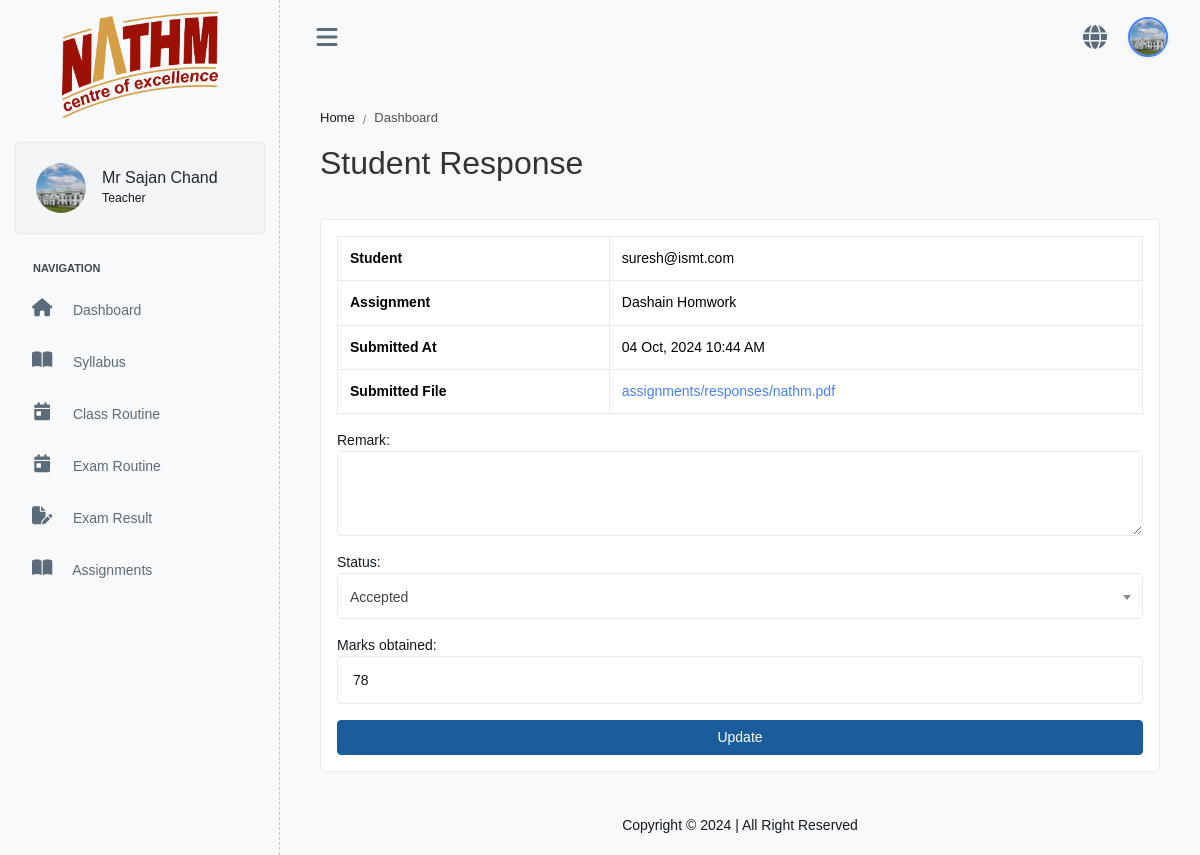
Screenshot of /teacher/assignments/1/responses/view/1/ (signed in) with the database file from the repository.
### userauth/models.py (models this page shows, shortened)
class User(AbstractUser):
    title = models.CharField(max_length=255, null=True, blank=True)
    email = models.EmailField(unique=True)
    username = models.CharField(max_length=100)
    first_name = models.CharField(max_length=100)
    middle_name = models.CharField(max_length=100, blank=True, null=True)
    last_name = models.CharField(max_length=100)
    profile_image = models.TextField(blank=True, null=True)
    role = models.CharField(max_length=100, choices=ROLE_CHOICES, default="student", null=True, blank=True)
    USERNAME_FIELD = "email"
    REQUIRED_FIELDS = ['username']
    objects = UserManager()
    def get_full_name(self):
        full_name = self.full_name_raw()
        return full_name if full_name else ""
    def full_name_raw(self):
        parts = [self.title or "", self.first_name or "", self.middle_name or "", self.last_name or ""]
        return " ".join(part for part in parts if part).strip()

### assignment/models.py (models this page shows, shortened)
class AssignmentSubmit(models.Model):
    STATUS = [
        ("pending", "Pending"),
        ("accepted", "Accepted"),
        ("rejected", "Rejected"),
    ]
    assignment = models.ForeignKey(Assignment, on_delete=models.CASCADE)
    student = models.ForeignKey('students.Student', on_delete=models.CASCADE)
    submission_date = models.DateTimeField(auto_now_add=True)
    file = models.FileField(null=True, blank=True, upload_to="assignments/responses/")
    marks_obtained = models.IntegerField(default=0)
    remark = models.TextField(null=True, blank=True)
    status = models.CharField(choices=STATUS, max_length=100, default="pending")

class Assignment(models.Model):
    section = models.ManyToManyField(Sections, related_name="assignments")
    module = models.ForeignKey(Modules, on_delete=models.CASCADE)
    title = models.CharField(max_length=255)
    description = models.TextField(null=True, blank=True)
    file = ImagePickerField(null=True, blank=True)
    total_marks = models.IntegerField(default=100)
    due_date = models.DateField()
    def __str__(self):
        return self.title

### students/models.py (models this page shows, shortened)
class Student(models.Model):
    PAYMENT_BY = [
        ('STUDENT', 'Student'),
        ('PARENT', 'Parent/Guardian'),
        ('COMPANY', 'Company'),
        ('OTHER', 'Government/International Agency'),
    ]
    WHY_US = [
        ('REPUTATION', 'Good brand Reputation'),
        ('LOCATION', 'Location'),
        ('COURSE', 'Course/Mode/Flexibility'),
        ('VALUE', 'Value of Money'),
        ('OTHER', 'Other'),
    ]
    ABOUT_US = [
        ('ADVERTISING', 'Advertising'),
        ('EVENT', 'Event'),
        ('FRIENDS', 'Friend/Family/Colleague'),
        ('INTERNET', 'Internet Search'),
        ('MEDIAS', 'Social Media'),
        ('NEWS', 'News'),
        ('ALUMNI', 'Alumni'),
        ('OTHER', 'Other'),
    ]
    SHIFT = [
        ('MORNING', 'Morning'),
        ('AFTERNOON', 'Afternoon'),
        ('EVENING', 'Evening'),
    ]
    user = models.OneToOneField(User, on_delete=models.CASCADE)
    campus = models.ForeignKey(Campus, on_delete=models.CASCADE, null=True, blank=True)
    department = models.ForeignKey(Department, on_delete=models.CASCADE, null=True, blank=True)
    program = models.ForeignKey(Program, on_delete=models.CASCADE, null=True, blank=True)
    student_id = models.CharField(max_length=20, null=True, blank=True)
    team_id = models.CharField(max_length=50, null=True, blank=True)
    college_email = models.EmailField(null=True, blank=True, unique=True)
    commencing_term = models.TextField(null=True, blank=True)
    date_of_admission = models.DateField(null=True, blank=True, default=timezone.now)
    shift = models.CharField(max_length=50, choices=SHIFT, null=True, blank=True)
    admission_officer = models.TextField(null=True, blank=True)
    scholarship_details = models.CharField(max_length=100, null=True, blank=True)
    referred_by = models.CharField(max_length=100, null=True, blank=True)
    payment_by = models.CharField(choices=PAYMENT_BY, max_length=20, null=True, blank=True)
    organization = models.CharField(max_length=255, null=True, blank=True)
    authorize_person = models.CharField(max_length=255, null=True, blank=True)
    email = models.EmailField(max_length=100, null=True, blank=True)
    payment_address = models.ForeignKey(AddressInfo, on_delete=models.CASCADE, null=True, blank=True)
    annual_income = models.FloatField(null=True, blank=True)
    members_in_family = models.IntegerField(null=True, blank=True)
    father_occupation = models.CharField(max_length=100, null=True, blank=True)
    mother_occupation = models.CharField(max_length=100, null=True, blank=True)
    why_us = models.CharField(choices=WHY_US, max_length=20, default="REPUTATION", null=True, blank=True)
    why_us_other = models.TextField(null=True, blank=True)
    about_us = models.CharField(choices=ABOUT_US, max_length=20, default="FRIENDS", null=True, blank=True)
    about_us_other = models.TextField(max_length=255, null=True, blank=True)
    kiosk_id = models.CharField(max_length=50, null=True, blank=True, unique=True)
    section = models.ForeignKey(Sections, on_delete=models.CASCADE, null=True, blank=True)
    payment_due = models.FloatField(null=True, blank=True, default=0.0)
    def __str__(self):
        return self.college_email if self.college_email else "No Email"

### assignment/views.py (the view, shortened to what this page needs)
# urls.py: path("<assignment_id>/responses/view/<pk>/", AssignmentResponseDetailView.as_view(), name="response"),
class AssignmentResponseDetailView(View):
    def get(self, request, *args, **kwargs):
        assignment_id = kwargs.get('assignment_id')
        assignment = get_object_or_404(Assignment, id=assignment_id)
        response_id = kwargs.get('pk')
        response = get_object_or_404(AssignmentSubmit, id=response_id)
        form = AssignmentViewForm(instance=response)
        template = "dashboard/teacher" if request.user.role == "teacher" else "dashboard"
        return render(request, f"{template}/assignment/response_detail.html", context={
            "assignment": assignment,
            "response": response,
            "form": form
        })

### assignment/forms.py
class AssignmentViewForm(forms.ModelForm):
    class Meta:
        model = AssignmentSubmit
        fields = ['remark', 'status', 'marks_obtained']
        widgets = {
            'remark': forms.Textarea(attrs={'class': 'form-control', 'rows': 3}),
            'marks_obtained': forms.NumberInput(attrs={'class': 'form-control'}),
            'status': forms.Select(attrs={'class': 'form-control'}),
        }

### core/context_processors.py (called while the page is built)
def get_settings(settings_name):
    try:
        options = Options.objects.get(name=f"{settings_name}_settings")
        if options.value:
            return options.value
    except Options.DoesNotExist:
        pass
    return {}

def add_general_settings(request):
    general_settings = get_settings("general")
    return {
        "COLLEGE_NAME": settings.COLLEGE_NAME,
        **general_settings
    }

def student_payment_processor(request):
    if request.user.is_authenticated and request.user.role == 'student':
        student = Student.objects.filter(user=request.user).first()
        if student:
            return {'payment': student.payment_due}
        else:
            return {'payment': None}
    return {}

### templates/dashboard/teacher/assignment/response_detail.html (shortened to what this page needs)
{% extends "dashboard/bases/teacher-profile.html" %}
{% block maintitle %}Student Response{% endblock maintitle %}
{% block content %}
    <div class="col-sm-12">
        <div class="card">
            <div class="card-body">
                <table class="table table-bordered">
                    <tr>
                        <th>Student</th>
                        <td>{{ response.student }}</td>
                    </tr>
                    <tr>
                        <th>Assignment</th>
                        <td>{{ response.assignment }}</td>
                    </tr>
                    <tr>
                        <th>Submitted At</th>
                        <td>{{ response.submission_date|date:"d M, Y h:i A" }}</td>
                    </tr>
                    <tr>
                        <th>Submitted File</th>
                        <td>
                            {% if response.file %}
                                <a href="{{ response.file.url }}" target="_blank">{{ response.file.name }}</a><br>
                            {% endif %}
                        </td>
                    </tr>
                </table>
                <form method="POST">
                    {{ form.as_p }}
                    <button type="submit" class="btn btn-primary w-100">Update</button>
                </form>
            </div>
        </div>
    </div>
{% endblock %}

### templates/dashboard/bases/teacher-profile.html (shortened to what this page needs)
{% extends "dashboard/bases/base.html" %}
{% load static %}
{% block temp %}
<nav class="ps-sidebar">
    <div class="navbar-wrapper">
        <div class="m-header">
            <a href="" class="b-brand text-primary">
                <img src="{{ website_logo }}" class="img-fluid logo-lg opacity-100 h-full"
                     alt="logo">
            </a>
        </div>
        <div class="navbar-content">
            <div class="card ps-user-card">
                <div class="card-body">
                    <div class="d-flex align-items-center">
                        <div class="flex-shrink-0">
                            {% if request.user.profile_image %}
                                <img src="{{ request.user.profile_image }}" alt="user-image"
                                    class="user-avatar rounded-circle"
                                    style="width: 50px; height: 50px; object-fit: cover;" />
                            {% else %}
                                <img src="{% static 'dashboard/assets/images/user.png' %}" alt="default-user-image"
                                    class="user-avatar rounded-circle "
                                    style="width: 50px; height: 50px; object-fit: cover;" />
                            {% endif %}
                        </div>
                        <div class="flex-grow-1 ms-3 me-2">
                            {% if request.user.is_authenticated %}
                                <h6 class="mb-0">{{ request.user.get_full_name }}</h6>
                                <small>{{ request.user.role|capfirst }}</small>
                            {% else %}
                                <h6 class="mb-0">Anonymous User</h6>
                                <small>Guest</small>
                            {% endif %}
                        </div>
                    </div>
                </div>
            </div>
            <ul class="ps-navbar">
                <li class="ps-item ps-caption">
                    <label>Navigation</label>
                </li>
                <li class="ps-item">
                    <a href="{% url "teacherurl:teacherdashboard" %}" class="ps-link">
                            <span class="ps-micon">
                                <i class="fa fa-home"></i>
                            </span>
                        <span class="ps-mtext">Dashboard</span>
                    </a>
                </li>
                <li class="ps-item">
                    <a href="{% url 'teacherurl:modules' %}" class="ps-link">
                            <span class="ps-micon">
                                <i class="fa-solid fa-book-open"></i>
                            </span>
                        <span class="ps-mtext">Syllabus</span>
                    </a>
                </li>
                <li class="ps-item">
                    <a href="{% url 'teacherurl:class_routines'%}" class="ps-link">
                            <span class="ps-micon">
                                <i class="fa-solid fa-calendar-day"></i>
                            </span>
                        <span class="ps-mtext">Class Routine</span>
                    </a>
                </li>
                <li class="ps-item">
                    <a href="{% url 'students:exam_routines'%}" class="ps-link">
                            <span class="ps-micon">
                                <i class="fa-solid fa-calendar-day"></i>
                            </span>
                        <span class="ps-mtext">Exam Routine</span>
                    </a>
                </li>
                <li class="ps-item">
                    <a href="{% url "teacherurl:teacher_sections" %}" class="ps-link">
                            <span class="ps-micon">
                                <i class="fa-solid fa-file-pen"></i>
                            </span>
                        <span class="ps-mtext">Exam Result</span>
                    </a>
                </li>
                <li class="ps-item">
                    <a href="{% url 'assignment:list' %}" class="ps-link">
                            <span class="ps-micon">
                                <i class="fa-solid fa-book-open"></i>
                            </span>
                        <span class="ps-mtext">Assignments</span>
                    </a>
                </li>
            </ul>
        </div>
    </div>
</nav>
{% include "dashboard/bases/topbar.html" %}
<div class="ps-container">
    <div class="ps-content">
        <div class="page-header">
            <div class="page-block">
                <div class="row align-items-center">
                    <div class="col-md-6">
                        {% block beadcumbfull %}
                            <ul class="breadcrumb">
                                <li class="breadcrumb-item"><a href="">Home</a></li>
                                <li class="breadcrumb-item" aria-current="page">{% block beadcrumb %}
                                    Dashboard{% endblock %}</li>
                            </ul>
                        {% endblock beadcumbfull %}
                        <div class="page-header-title d-block">
                            <h2 class="mb-0">{% block maintitle %}{% endblock maintitle %}</h2>
                        </div>
                    </div>
                </div>
            </div>
        </div>
        <div class="row dashboard">
            {% block content %}{% endblock content %}
        </div>
    </div>
</div>
{% include "dashboard/bases/footer.html" %}
{% endblock temp %}

### templates/dashboard/bases/topbar.html (shortened to what this page needs)
{% load static %}
<header class="ps-header">
    <div class="header-wrapper">
        <div class="me-auto ps-mob-drp">
            <ul class="list-unstyled">
                <li class="ps-h-item ps-sidebar-collapse">
                    <a href="#" class="ps-head-link ms-0" id="sidebar-hide">
                        <i class="fa-solid fa-bars"></i>
                    </a>
                </li>
            </ul>
        </div>
        <div class="ms-auto">
            <ul class="list-unstyled">
                <li class="ps-h-item">
                    <a href="" class="ps-head-link me-0" target="_blank">
                        <i class="fa fa-globe"></i>
                    </a>
                </li>
                <li class="dropdown ps-h-item header-user-profile ">
                    <a class="ps-head-link dropdown-toggle arrow-none me-0" data-bs-toggle="dropdown" href="#"
                       role="button" aria-haspopup="false" data-bs-auto-close="outside" aria-expanded="false">
                        {% if request.user.profile_image %}
                            <img src="{{ request.user.profile_image }}" alt="user-image"
                                class="user-avatar rounded-circle border border-2 border-primary shadow-sm"
                                style="width: 40px; height: 40px; object-fit: cover;" />
                        {% else %}
                            <img src="{% static 'dashboard/assets/images/user.png' %}" alt="default-user-image"
                                class="user-avatar rounded-circle border border-2 border-secondary shadow-sm"
                                style="width: 40px; height: 40px; object-fit: cover;" />
                        {% endif %}
                    </a>
                </li>
            </ul>
        </div>
    </div>
</header>

### rows the page displays
User: user.profile_image (picture), user.get_full_name "Mr Sajan Chand", user.role "Teacher"
AssignmentSubmit: student "suresh@ismt.com", assignment "Dashain Homwork", submission_date "04 Oct, 2024 10:44 AM", file.name "assignments/responses/nathm.pdf", marks_obtained "78"
